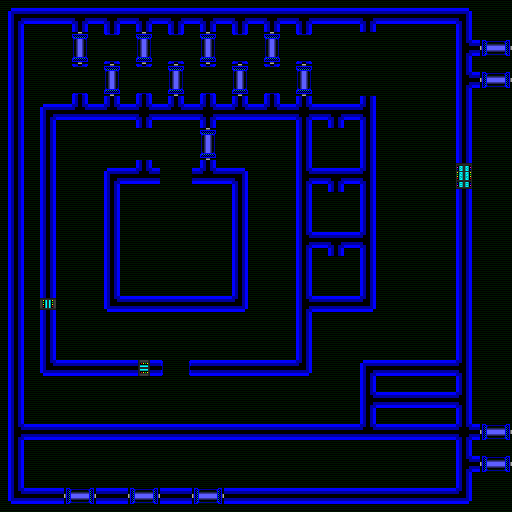

A level layout from a 2D game, rendered from its tile map. Below: a short description, then the map file with tile-grid data replaced by summaries:
An orthogonal 16x16 tile map with 32x32 px tiles, 2 tile layers (bg, map) and 19 objects (5x switch, 5x cap, 4x door, 2x ai, player, ...).

<map version="1.0" orientation="orthogonal" width="16" height="16" tilewidth="32" tileheight="32">
 <tileset firstgid="1" name="alive" tilewidth="32" tileheight="32">
  <image source="alive-tileset.png" width="256" height="832" />
  <tile id="0">
   <properties>
    <property name="blocks" value="1" />
   </properties>
  </tile>
  <tile id="1">
   <properties>
    <property name="blocks" value="1" />
   </properties>
  </tile>
  <tile id="2">
   <properties>
    <property name="blocks" value="1" />
   </properties>
  </tile>
  <tile id="3">
   <properties>
    <property name="blocks" value="1" />
   </properties>
  </tile>
  <tile id="4">
   <properties>
    <property name="blocks" value="1" />
   </properties>
  </tile>
  <tile id="5">
   <properties>
    <property name="blocks" value="1" />
   </properties>
  </tile>
  <tile id="6">
   <properties>
    <property name="blocks" value="1" />
   </properties>
  </tile>
  <tile id="8">
   <properties>
    <property name="blocks" value="1" />
   </properties>
  </tile>
  <tile id="9">
   <properties>
    <property name="blocks" value="1" />
   </properties>
  </tile>
  <tile id="10">
   <properties>
    <property name="blocks" value="1" />
   </properties>
  </tile>
  <tile id="11">
   <properties>
    <property name="blocks" value="1" />
   </properties>
  </tile>
  <tile id="12">
   <properties>
    <property name="blocks" value="1" />
   </properties>
  </tile>
  <tile id="16">
   <properties>
    <property name="blocks" value="1" />
   </properties>
  </tile>
  <tile id="17">
   <properties>
    <property name="blocks" value="1" />
   </properties>
  </tile>
  <tile id="18">
   <properties>
    <property name="blocks" value="1" />
   </properties>
  </tile>
  <tile id="19">
   <properties>
    <property name="blocks" value="1" />
   </properties>
  </tile>
  <tile id="20">
   <properties>
    <property name="blocks" value="1" />
   </properties>
  </tile>
  <tile id="21">
   <properties>
    <property name="blocks" value="1" />
   </properties>
  </tile>
  <tile id="22">
   <properties>
    <property name="blocks" value="1" />
   </properties>
  </tile>
  <tile id="24">
   <properties>
    <property name="blocks" value="1" />
   </properties>
  </tile>
  <tile id="25">
   <properties>
    <property name="blocks" value="1" />
   </properties>
  </tile>
  <tile id="29">
   <properties>
    <property name="blocks" value="1" />
   </properties>
  </tile>
  <tile id="30">
   <properties>
    <property name="blocks" value="1" />
   </properties>
  </tile>
  <tile id="37">
   <properties>
    <property name="blocks" value="1" />
   </properties>
  </tile>
  <tile id="38">
   <properties>
    <property name="blocks" value="1" />
   </properties>
  </tile>
  <tile id="45">
   <properties>
    <property name="blocks" value="1" />
   </properties>
  </tile>
  <tile id="46">
   <properties>
    <property name="blocks" value="1" />
   </properties>
  </tile>
  <tile id="53">
   <properties>
    <property name="blocks" value="1" />
   </properties>
  </tile>
  <tile id="54">
   <properties>
    <property name="blocks" value="1" />
   </properties>
  </tile>
  <tile id="56">
   <properties>
    <property name="blocks" value="1" />
   </properties>
  </tile>
 </tileset>
 <layer name="bg" width="16" height="16">
  <data>[256 cells, 256 non-empty, 1 distinct tile ids]</data>
 </layer>
 <layer name="map" width="16" height="16">
  <data>[256 cells, 156 non-empty, 18 distinct tile ids]</data>
 </layer>
 <objectgroup name="objects" width="16" height="16">
  <object name="player" gid="57" x="160" y="256" />
  <object name="door 1" type="door" gid="6" x="160" y="192">
   <properties>
    <property name="on_finger" value="transmute=14" />
    <property name="on_finger_2" value="give=fingers=cap 1" />
    <property name="on_finger_3" value="give=message once=POP! goes the capacitor. What is going on here?" />
   </properties>
  </object>
  <object name="switch 1" type="switch" gid="46" x="224" y="256">
   <properties>
    <property name="fingers once" value="term hello" />
    <property name="message once" value="The larger terminal across from you blinks alive..." />
   </properties>
  </object>
  <object name="door 2" type="door" gid="6" x="160" y="384">
   <properties>
    <property name="on_finger" value="transmute=14,6" />
   </properties>
  </object>
  <object name="switch 5" type="switch" gid="30" x="448" y="128">
   <properties>
    <property name="fingers" value="door 3" />
   </properties>
  </object>
  <object name="pop caps" type="switch" gid="55" x="320" y="320">
   <properties>
    <property name="fingers" value="popcap" />
    <property name="message_once" value="pop! pop! pop! The capacitors blow." />
   </properties>
  </object>
  <object name="popcap" type="cap" gid="26" x="320" y="288">
   <properties>
    <property name="on_finger" value="transmute=28" />
   </properties>
  </object>
  <object name="popcap" type="cap" gid="26" x="320" y="224">
   <properties>
    <property name="on_finger" value="transmute=28" />
   </properties>
  </object>
  <object name="popcap" type="cap" gid="26" x="320" y="160">
   <properties>
    <property name="on_finger_1" value="transmute=28" />
   </properties>
  </object>
  <object name="exit" type="exit" gid="16" x="32" y="64">
   <properties>
    <property name="dialog" value="level1 exit" />
   </properties>
  </object>
  <object name="term hello" type="term" gid="31" x="96" y="256">
   <properties>
    <property name="on_finger_1" value="give=dialog=L1 in 1,L1 in 2,L1 in 3,L1 in 4,L1 in 5" />
    <property name="on_finger_2" value="transmute=47" />
    <property name="on_finger_3" value="give=fingers door once=door 1" />
   </properties>
  </object>
  <object name="cap 1" type="cap" gid="26" x="128" y="160">
   <properties>
    <property name="on_finger" value="transmute=28" />
   </properties>
  </object>
  <object name="virus" type="ai" gid="59" x="256" y="160" />
  <object name="cap 2" type="cap" gid="26" x="64" y="96">
   <properties>
    <property name="on_finger" value="transmute=28" />
   </properties>
  </object>
  <object name="switch exit cap" type="switch" gid="54" x="64" y="32">
   <properties>
    <property name="fingers" value="cap 2" />
    <property name="message" value="Pop! That was a satisfying sound." />
   </properties>
  </object>
  <object name="door 3" type="door" gid="7" x="352" y="64">
   <properties>
    <property name="on_finger" value="transmute=15,7" />
   </properties>
  </object>
  <object name="door 3" type="door" gid="7" x="352" y="96">
   <properties>
    <property name="on_finger" value="transmute=15,7" />
   </properties>
  </object>
  <object name="switch 2" type="switch" gid="22" x="192" y="384">
   <properties>
    <property name="fingers" value="door 2" />
   </properties>
  </object>
  <object name="Ice" type="ai" gid="58" x="64" y="416" />
 </objectgroup>
</map>
